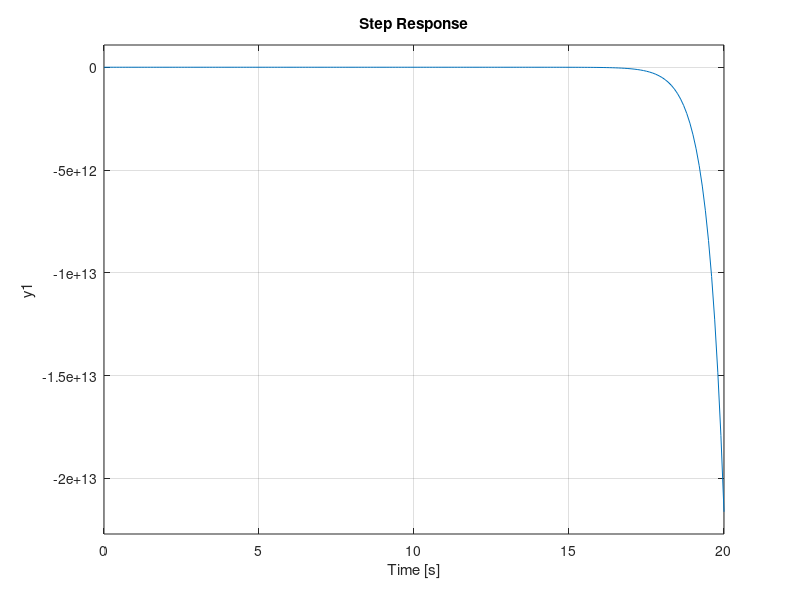

Write the MATLAB code that produced this figure.
%Clear
clear
clc
close all

%Loisaga, Dean Abraham M. | Garcia, Rod Allen
%% Problem Number 2
%% Define Block Diagram and Reduce

% G1(s) = 1/s^2
G1_num = 1;
G1_den = [1 0 0];
G1 = tf(G1_num,G1_den);

% G2(s) = 1/(s+1)
G2_num = 1;
G2_den = [1 1];
G2 = tf(G2_num,G2_den);

% G3(s) = 1/s
G3_num = 1;
G3_den = [1 0];
G3 = tf(G3_num,G3_den);

% G4(s) = 1/(2s)
G4_num = 1;
G4_den = [2 0];
G4 = tf(G4_num,G4_den);

% H1(s) = 1/s
H1_num = 1;
H1_den = [1 0];
H1 = tf(H1_num,H1_den);

% H2(s) = 1/(s-1)
H2_num = 1;
H2_den = [1 -1];
H2 = tf(H2_num,H2_den);

% H3(s) = 1/(s-2)
H3_num = 1;
H3_den = [1 -2];
H3 = tf(H3_num,H3_den);

%% Relocating H3 branch, Reduce G4, H3 block
% H3 and G4 becomes series
TF_1_num = conv(G4_num,H3_num);
TF_1_den = conv(G4_den,H3_den);
TF_1 = tf(TF_1_num,TF_1_den)

%% Reduce G3, G4H3 block - parallel
G3G4H3_num = conv(TF_1_num,G3_num);
G3G4H3_den = conv(TF_1_den,G3_den);

TF_2_den_sum = [2 -4 0 1]

TF_2_num = conv(G3G4H3_den,G3_num); 
TF_2_den = conv(TF_2_den_sum,G3_den);
TF_2 = tf (TF_2_num,TF_2_den)

%% Reduce G2, G3/(1+G3G4H3) block - series
TF_3_num = conv(G2_num,TF_2_num);
TF_3_den = conv(G2_den,TF_2_den);
TF_3 = tf(TF_3_num,TF_3_den)

%% Reduce (G2G3)/(1+G3G4H3), H2 block - parallel
G2G3_num = conv(G2_num,G3_num);
G2G3_den = conv(G2_den,G3_den);

G2G3H2_num = conv(G2G3_num,H2_num);
G2G3H2_den = conv(G2G3_den,H2_den);

TF_4_den_sum = [2 -4 -2 7 -4 -1 0]

TF_4_num = conv(TF_3_num,G2G3H2_den);
TF_4_den = conv(G2G3_den,TF_4_den_sum);
TF_4 = tf(TF_4_num,TF_4_den)

%% Reduce G1, G2G3/(1+G3G4H3+G2G3H2), G4 block - series
G1G4_num = conv(G2_num,G4_num);
G1G4_den = conv(G2_den,G4_den);

TF_5_num = conv(G1G4_num,TF_4_num);
TF_5_den = conv(G1G4_den,TF_4_den);
TF_5 = tf (TF_5_num, TF_5_den)

%% Reduce (G1G2G3G4)/(1+G3G4H3+G2G3H2), H1 block - parallel
G1G2G3G4_num = conv(G2G3_num,G1G4_num);
G1G2G3G4_den = conv(G2G3_den,G1G4_den);

G1G2G3G4H1_num = conv(G1G2G3G4_num,H1_num);
G1G2G3G4H1_den = conv(G1G2G3G4_den,H1_den);

TF_6_den_sum = [4 0 -16 -2 16 -2 -16 -4 4 0 0 0]

TF_6_num = conv(TF_5_num,G1G2G3G4H1_den);
TF_6_den = conv(G1G2G3G4_den,TF_6_den_sum);
TF_6 = tf (TF_6_num, TF_6_den)

step(TF_6,0:0.1:20)